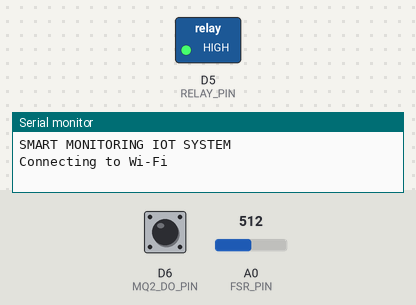
A sketch run on a simulated ESP8266 (NodeMCU). On the bench: switched loads named in the sketch (green lamp = pin HIGH), the last lines printed to the serial monitor. The inputs (shaded band) are chosen by the test bench; at power-on: D6 (MQ2_DO_PIN) HIGH, A0 (FSR_PIN) = 512. WiFi joins after 1.5 s; servers stay silent unless stated.

Above: at 0.1 s.
At 1.6 s:
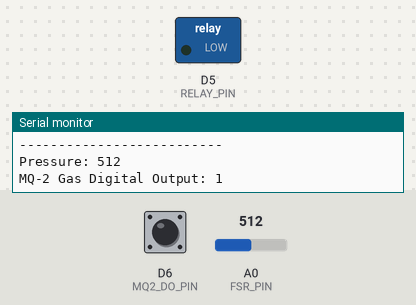
Timing chart, 0 to 3.1 s (numbered marks = the images above):
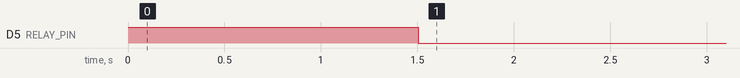

Measured:
- by itself, D5 (RELAY_PIN): HIGH → LOW at 1.5 s

The sketch:

thingspeak.ino
```cpp
#include <ESP8266WiFi.h>
#include <ThingSpeak.h>

// -------- Wi-Fi details --------
const char* ssid = "OnePlus 13s (V)";
const char* password = "Wasd_gaming!";

// -------- ThingSpeak details --------
unsigned long channelNumber = 3578367;
const char* writeAPIKey = "MOU6SFGWWVCW1IZA";

// -------- Pin configuration --------
#define FSR_PIN A0
#define MQ2_DO_PIN D6
#define RELAY_PIN D5

const int FSR_THRESHOLD = 200;

WiFiClient client;

void setup() {
  Serial.begin(115200);

  pinMode(MQ2_DO_PIN, INPUT_PULLUP);
  pinMode(RELAY_PIN, OUTPUT);

  // Relay OFF (active LOW)
  digitalWrite(RELAY_PIN, HIGH);

  Serial.println();
  Serial.println("SMART MONITORING IOT SYSTEM");

  WiFi.begin(ssid, password);

  Serial.print("Connecting to Wi-Fi");

  while (WiFi.status() != WL_CONNECTED) {
    delay(500);
    Serial.print(".");
  }

  Serial.println();
  Serial.println("Wi-Fi connected!");
  Serial.print("IP address: ");
  Serial.println(WiFi.localIP());

  ThingSpeak.begin(client);
}

void loop() {

  // Read sensors
  int pressureValue = analogRead(FSR_PIN);
  int gasValue = digitalRead(MQ2_DO_PIN);

  // Control relay using FSR
  if (pressureValue >= FSR_THRESHOLD) {
    digitalWrite(RELAY_PIN, LOW);
  } else {
    digitalWrite(RELAY_PIN, HIGH);
  }

  // Reconnect Wi-Fi if disconnected
  if (WiFi.status() != WL_CONNECTED) {
    WiFi.reconnect();
  }

  Serial.println("--------------------------");
  Serial.print("Pressure: ");
  Serial.println(pressureValue);

  Serial.print("MQ-2 Gas Digital Output: ");
  Serial.println(gasValue);

  // Send readings to ThingSpeak
  if (WiFi.status() == WL_CONNECTED) {

    ThingSpeak.setField(1, pressureValue);
    ThingSpeak.setField(2, gasValue);

    int response = ThingSpeak.writeFields(
      channelNumber,
      writeAPIKey
    );

    if (response == 200) {
      Serial.println("ThingSpeak update successful!");
    } else {
      Serial.print("ThingSpeak error code: ");
      Serial.println(response);
    }

  } else {
    Serial.println("Wi-Fi disconnected!");
  }

  delay(20000);
}
```
